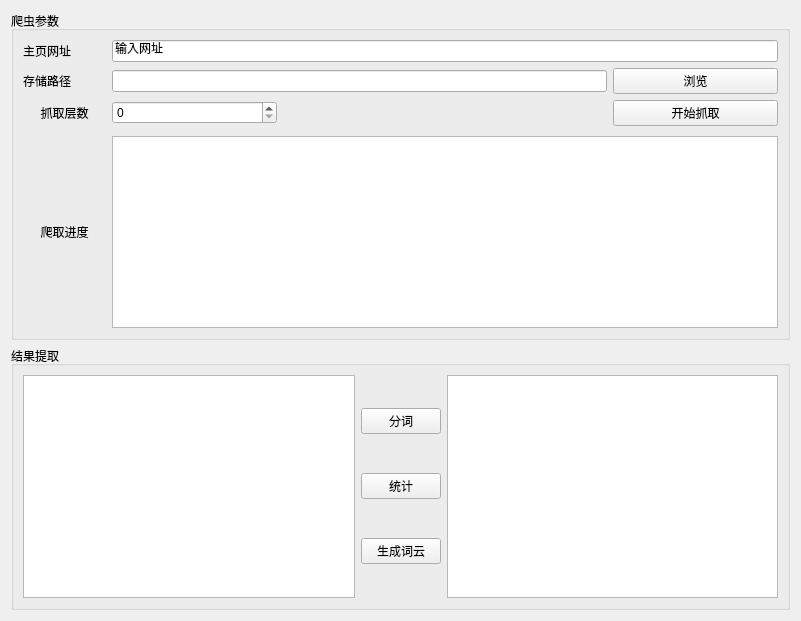
<?xml version="1.0" encoding="UTF-8"?>
<ui version="4.0">
 <class>Form</class>
 <widget class="QWidget" name="Form">
  <property name="geometry">
   <rect>
    <x>0</x>
    <y>0</y>
    <width>801</width>
    <height>621</height>
   </rect>
  </property>
  <property name="windowTitle">
   <string>Form</string>
  </property>
  <layout class="QVBoxLayout" name="verticalLayout_5">
   <item>
    <widget class="QGroupBox" name="groupBox">
     <property name="title">
      <string>爬虫参数</string>
     </property>
     <layout class="QVBoxLayout" name="verticalLayout_3">
      <item>
       <layout class="QVBoxLayout" name="verticalLayout" stretch="1,1,1,2">
        <item>
         <layout class="QHBoxLayout" name="horizontalLayout" stretch="1,8">
          <item>
           <widget class="QLabel" name="label">
            <property name="text">
             <string>主页网址</string>
            </property>
           </widget>
          </item>
          <item>
           <widget class="QLineEdit" name="lineEdit">
            <property name="text">
             <string>输入网址</string>
            </property>
           </widget>
          </item>
         </layout>
        </item>
        <item>
         <layout class="QHBoxLayout" name="horizontalLayout_2" stretch="1,6,2">
          <item>
           <widget class="QLabel" name="label_2">
            <property name="text">
             <string>存储路径</string>
            </property>
           </widget>
          </item>
          <item>
           <widget class="QLineEdit" name="lineEdit_2">
            <property name="text">
             <string/>
            </property>
           </widget>
          </item>
          <item>
           <widget class="QPushButton" name="pushButton_2">
            <property name="text">
             <string>浏览</string>
            </property>
           </widget>
          </item>
         </layout>
        </item>
        <item>
         <layout class="QHBoxLayout" name="horizontalLayout_3" stretch="1,2,4,2">
          <property name="bottomMargin">
           <number>4</number>
          </property>
          <item>
           <widget class="QLabel" name="label_3">
            <property name="text">
             <string>抓取层数</string>
            </property>
            <property name="alignment">
             <set>Qt::AlignCenter</set>
            </property>
            <property name="margin">
             <number>0</number>
            </property>
           </widget>
          </item>
          <item>
           <widget class="QSpinBox" name="spinBox"/>
          </item>
          <item>
           <spacer name="horizontalSpacer">
            <property name="orientation">
             <enum>Qt::Horizontal</enum>
            </property>
            <property name="sizeType">
             <enum>QSizePolicy::Minimum</enum>
            </property>
            <property name="sizeHint" stdset="0">
             <size>
              <width>40</width>
              <height>20</height>
             </size>
            </property>
           </spacer>
          </item>
          <item>
           <widget class="QPushButton" name="pushButton">
            <property name="text">
             <string>开始抓取</string>
            </property>
           </widget>
          </item>
         </layout>
        </item>
        <item>
         <layout class="QHBoxLayout" name="horizontalLayout_4" stretch="1,8">
          <item>
           <widget class="QLabel" name="label_5">
            <property name="text">
             <string>爬取进度</string>
            </property>
            <property name="alignment">
             <set>Qt::AlignCenter</set>
            </property>
           </widget>
          </item>
          <item>
           <widget class="QTextEdit" name="textEdit_2"/>
          </item>
         </layout>
        </item>
       </layout>
      </item>
     </layout>
    </widget>
   </item>
   <item>
    <widget class="QGroupBox" name="groupBox_2">
     <property name="title">
      <string>结果提取</string>
     </property>
     <layout class="QVBoxLayout" name="verticalLayout_4">
      <item>
       <layout class="QHBoxLayout" name="horizontalLayout_5">
        <item>
         <widget class="QTextEdit" name="textEdit_4"/>
        </item>
        <item>
         <layout class="QVBoxLayout" name="verticalLayout_2">
          <item>
           <widget class="QPushButton" name="pushButton_3">
            <property name="text">
             <string>分词</string>
            </property>
           </widget>
          </item>
          <item>
           <widget class="QPushButton" name="pushButton_4">
            <property name="text">
             <string>统计</string>
            </property>
           </widget>
          </item>
          <item>
           <widget class="QPushButton" name="pushButton_6">
            <property name="text">
             <string>生成词云</string>
            </property>
           </widget>
          </item>
         </layout>
        </item>
        <item>
         <widget class="QTextEdit" name="textEdit_5"/>
        </item>
       </layout>
      </item>
     </layout>
    </widget>
   </item>
  </layout>
 </widget>
 <resources/>
 <connections/>
</ui>
